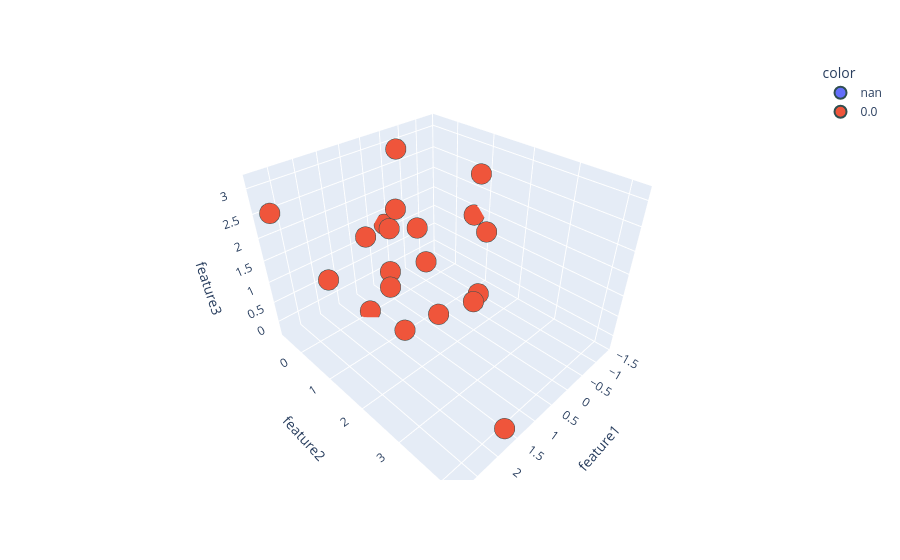

Notebook code cell kept with this figure:
### Code cell
import plotly.express as px
#y_train_trf = y_train.astype(str)
fig = px.scatter_3d(df, x=df['feature1'], y=df['feature2'], z=df['feature3'],
              color=df['target'].astype('str'))
fig.update_traces(marker=dict(size=12,
                              line=dict(width=2,
                                        color='DarkSlateGrey')),
                  selector=dict(mode='markers'))

fig.show()

### Figure 1 — Plotly figure (JSON) as saved in the notebook; plotly's stock layout.template omitted (floating-point values rounded to 4 significant figures)
{"data": [{"hovertemplate": "color=nan<br>feature1=%{x}<br>feature2=%{y}<br>feature3=%{z}<extra></extra>", "legendgroup": "nan", "marker": {"color": "#636efa", "line": {"color": "DarkSlateGrey", "width": 2}, "size": 12, "symbol": "circle"}, "mode": "markers", "name": "nan", "scene": "scene", "showlegend": true, "type": "scatter3d", "x": [1.677, 0.1771, 2.224, -0.7233, 0.7489, -0.7643, 1.251, 0.2907, 0.2046, 1.234, 0.3849, -1.39, 0.7319, 1.438, 2.011, 0.8989, -1.028, 2.823, 1.425, 1.01], "y": [4.188, -0.5981, 0.2304, 1.461, 2.593, 1.567, 0.1864, 0.867, -0.01154, 0.05278, 1.324, 0.6667, 0.5174, 1.1, 1.921, 0.436, 1.131, -0.3329, 1.441, 1.438], "z": [-0.08056, 1.227, 1.192, -0.08537, 1.171, 1.549, 1.704, 0.9826, 3.151, -0.2616, -0.1032, 1.344, 2.245, 1.065, 2.933, 0.821, 2.603, 2.637, 0.1826, 2.328]}, {"hovertemplate": "color=0.0<br>feature1=%{x}<br>feature2=%{y}<br>feature3=%{z}<extra></extra>", "legendgroup": "0.0", "marker": {"color": "#EF553B", "line": {"color": "DarkSlateGrey", "width": 2}, "size": 12, "symbol": "circle"}, "mode": "markers", "name": "0.0", "scene": "scene", "showlegend": true, "type": "scatter3d", "x": [0.1771, 1.425, 2.224, -0.7233, 2.823, -1.39, 0.3849, 1.677, 1.438, 0.2907, 0.7319, -1.028, -0.7643, 2.011, 0.8989, 1.01, 1.251, 0.2046, 0.7489, 1.234], "y": [-0.5981, 1.441, 0.2304, 1.461, -0.3329, 0.6667, 1.324, 4.188, 1.1, 0.867, 0.5174, 1.131, 1.567, 1.921, 0.436, 1.438, 0.1864, -0.01154, 2.593, 0.05278], "z": [1.227, 0.1826, 1.192, -0.08537, 2.637, 1.344, -0.1032, -0.08056, 1.065, 0.9826, 2.245, 2.603, 1.549, 2.933, 0.821, 2.328, 1.704, 3.151, 1.171, -0.2616]}], "layout": {"legend": {"title": {"text": "color"}, "tracegroupgap": 0}, "margin": {"t": 60}, "scene": {"domain": {"x": [0, 1], "y": [0, 1]}, "xaxis": {"title": {"text": "feature1"}}, "yaxis": {"title": {"text": "feature2"}}, "zaxis": {"title": {"text": "feature3"}}}}}
